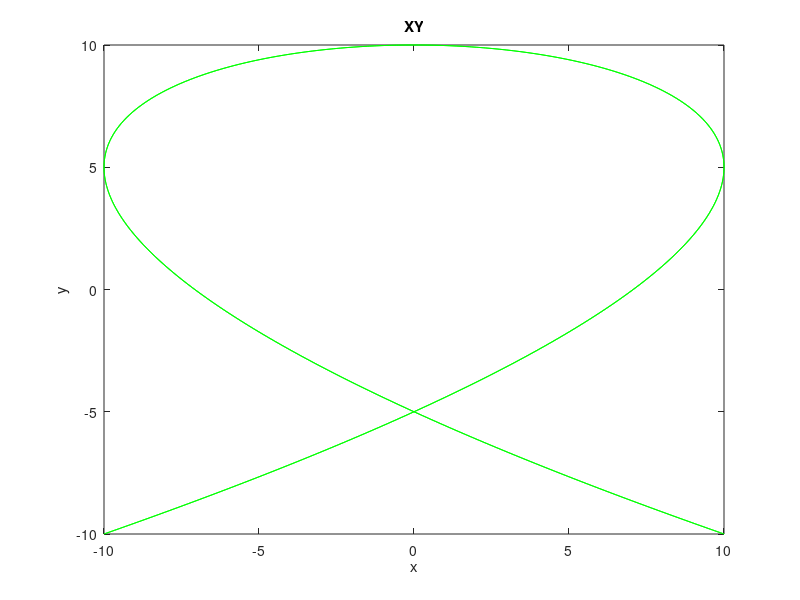
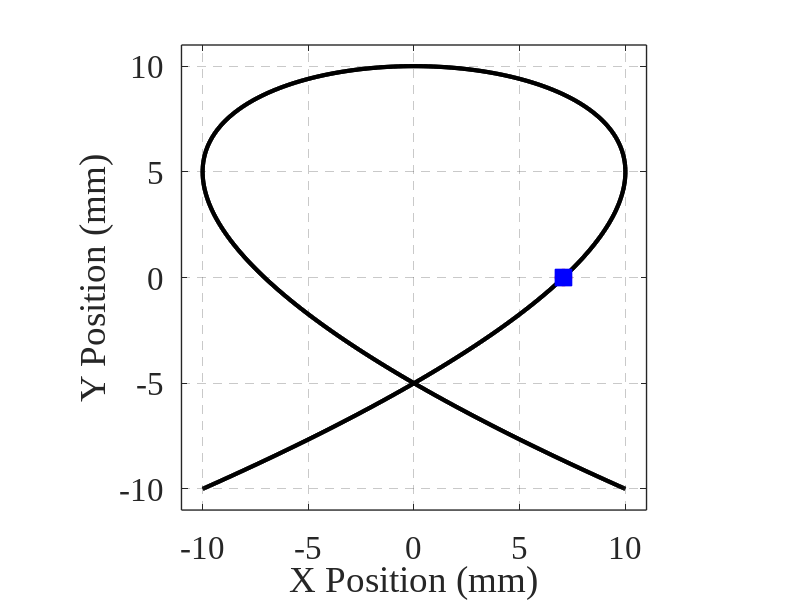

MATLAB code for these plots, in order: (Note: this script raises an error after producing the figures.)
% 이름   : xy_plot_example
% 용도   : plot-style xy-plot 케이스 — before/after 비교 예제 (동일 단위 궤적, axis equal)
% 작성자 : REM2 / 2026
% 사용법 : MATLAB에서 직접 실행 (외부 데이터 불필요). image_fig/에 PNG 저장
% 의존성 : 없음 (기본 MATLAB)

%% 합성 데이터 — Lissajous 궤적 (x, y 모두 변위 mm, 동일 스케일)
clear; clc;
tt = linspace(0, 2*pi, 800);
A  = 10;  B = 10;                           % 진폭 (mm)
xPos = A*sin(3*tt + pi/4);                  % X 변위 (mm)
yPos = B*sin(2*tt);                         % Y 변위 (mm)

%% 출력 폴더
thisDir = fileparts(mfilename('fullpath'));
outDir  = fullfile(thisDir, 'image_fig');
if ~exist(outDir, 'dir'); mkdir(outDir); end

%% ── BEFORE — 흔한 문제: 종횡비 왜곡(axis equal 없음), 라벨/단위 없음, 얇은 선, shorthand, grid 없음
figBefore = figure('Name', 'xy-plot BEFORE');
plot(xPos, yPos, 'g');                      % 얇은 기본 선 + shorthand 색, 비등방 → 형상 왜곡
xlabel('x');                                % 단위 없음
ylabel('y');
title('XY');
exportgraphics(figBefore, fullfile(outDir, 'xy_plot_before.png'), 'Resolution', 300);

%% ── AFTER — plot-style Common + xy-plot 케이스 적용 (동일 단위 → axis equal)
fontSize  = 24;  fontName = 'Times New Roman';  lineWidth = 3.0;
axLineWidth = 1.0;                              % 축 박스·그리드 선 두께
gridStyle = '--';  gridAlpha = 0.25;
colorOrder = [0 0 0; 1 0 0; 0 0 1];

figAfter = figure('Name', 'xy-plot AFTER', 'Color', 'w', ...
                  'Units', 'pixels', 'Position', [100 100 720 720]);
ax = axes('Parent', figAfter);

hPath = plot(ax, xPos, yPos, 'LineStyle', '-', 'Color', colorOrder(1,:), 'LineWidth', lineWidth);
hold(ax, 'on');
% 시작/끝 마커로 진행 방향 표시
hStart = plot(ax, xPos(1),   yPos(1),   'LineStyle', 'none', 'Marker', 'o', ...
              'MarkerSize', 12, 'MarkerFaceColor', colorOrder(2,:), 'MarkerEdgeColor', colorOrder(2,:));
hEnd   = plot(ax, xPos(end), yPos(end), 'LineStyle', 'none', 'Marker', 's', ...
              'MarkerSize', 12, 'MarkerFaceColor', colorOrder(3,:), 'MarkerEdgeColor', colorOrder(3,:));

xlabel(ax, 'X Position (mm)');              % 단위 괄호
ylabel(ax, 'Y Position (mm)');
axis(ax, 'equal');                          % 동일 물리 단위 → 등방 스케일 (형상 보존)
xlim(ax, [-1.1*A, 1.1*A]);
ylim(ax, [-1.1*B, 1.1*B]);
set(ax, 'FontSize', fontSize, 'FontName', fontName, 'Box', 'on', 'LineWidth', axLineWidth, ...
        'XGrid', 'on', 'YGrid', 'on', 'GridLineStyle', gridStyle, 'GridAlpha', gridAlpha, ...
        'GridLineWidth', axLineWidth);          % GridLineWidth: R2023a+
legend(ax, [hPath, hStart, hEnd], {'Trajectory', 'Start', 'End'}, ...
       'Location', 'northoutside', 'NumColumns', 1, ...   % 3개 항목(1–3) → 1열
       'FontSize', fontSize, 'FontName', fontName);
exportgraphics(figAfter, fullfile(outDir, 'xy_plot_after.png'), 'Resolution', 300);

disp('xy_plot_example: before/after PNG 저장 완료 → image_fig/');
